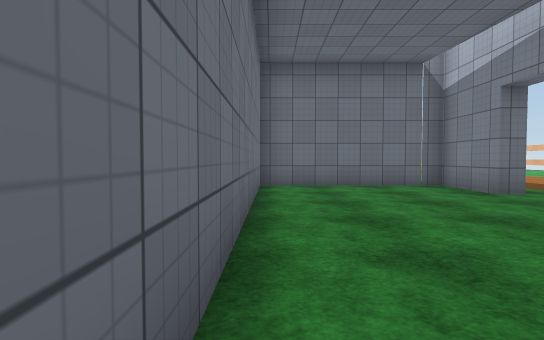
view 1 (above)

24 first-person views from a walk through a scene from a Unity 3-D project. The camera is 1.2 m above the floor, tilts 2° down and sees 80° across. Doors are open. The floor is counted in squares, 1.8 m on a side. Each view is taken from the middle of a square. On the plan, view 1 faces up. The plan holds only what a view shows up to about 10 squares ahead; the rest is blank. The place goes on beyond the plan. The player is left out. Surface patterns are stand-ins for the level's own textures.

view 2
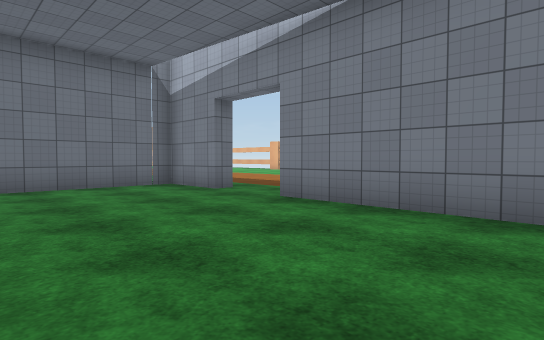

view 3
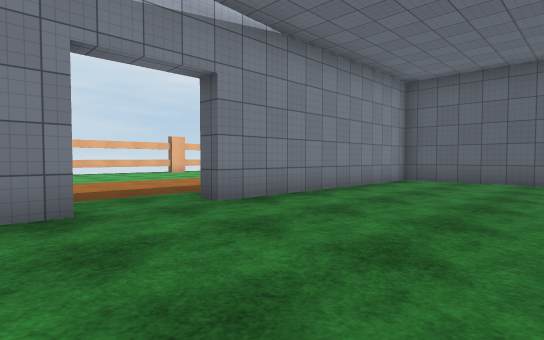

view 4
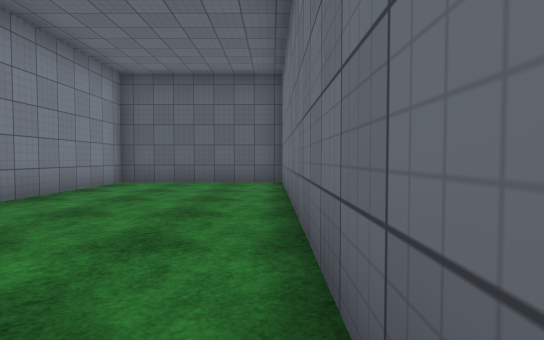

view 5
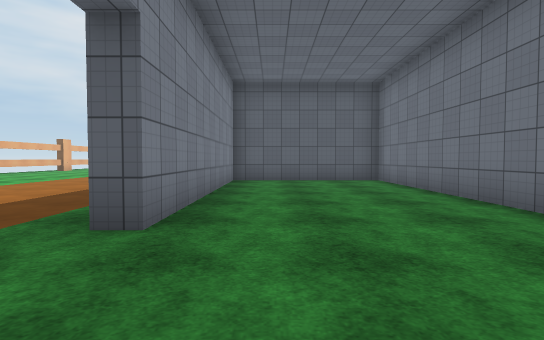

view 6
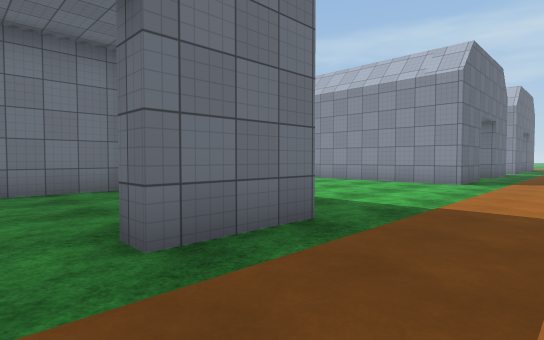

view 7
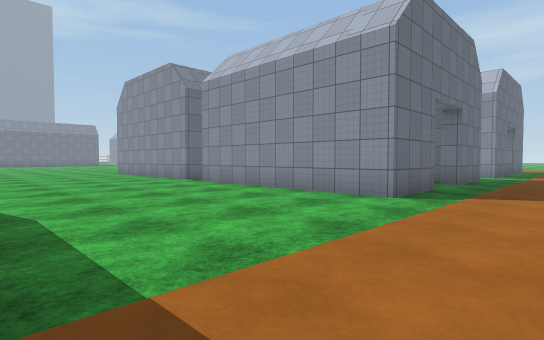

view 8
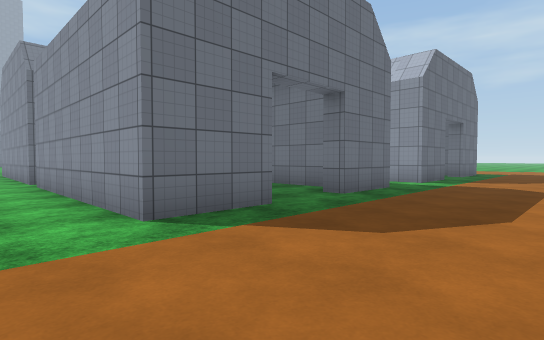

view 9
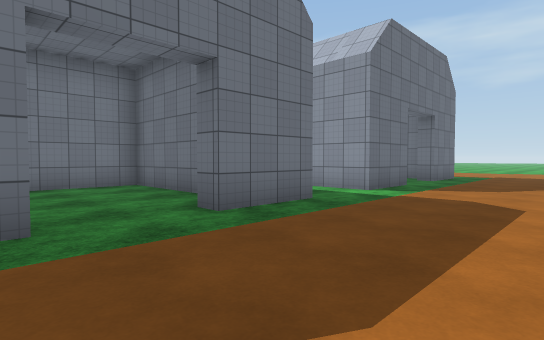

view 10
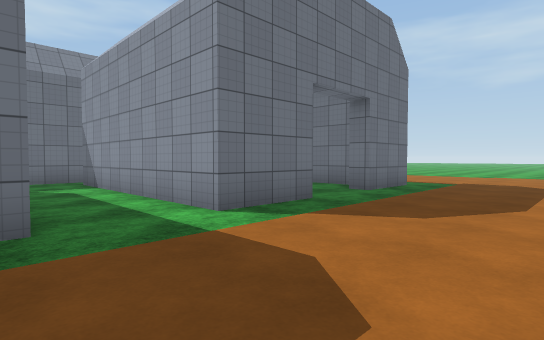

view 11
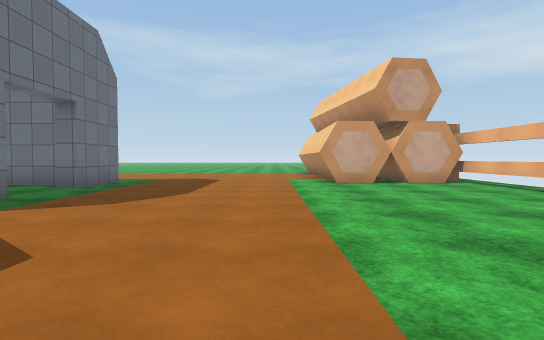

view 12
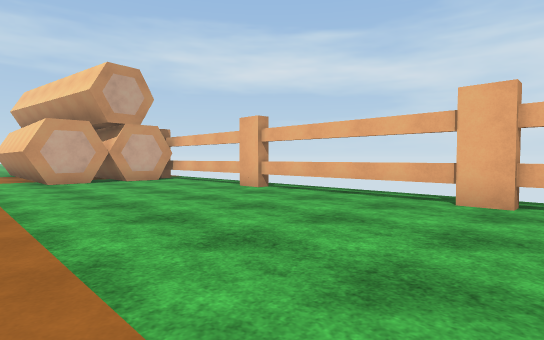

view 13
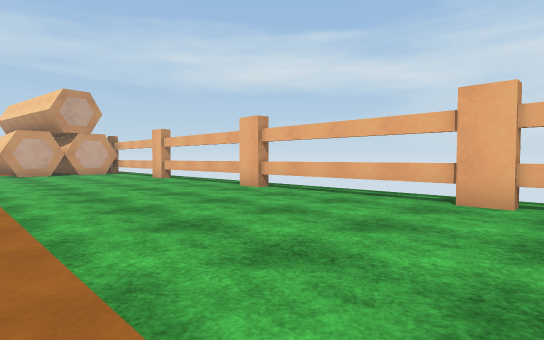

view 14
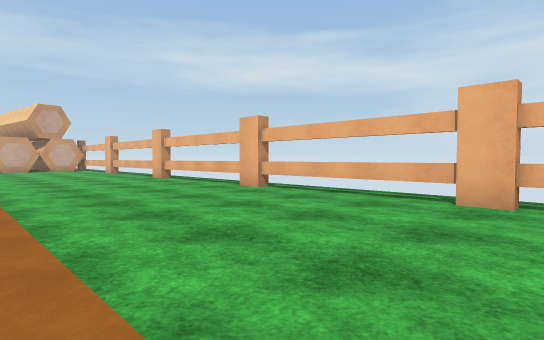

view 15
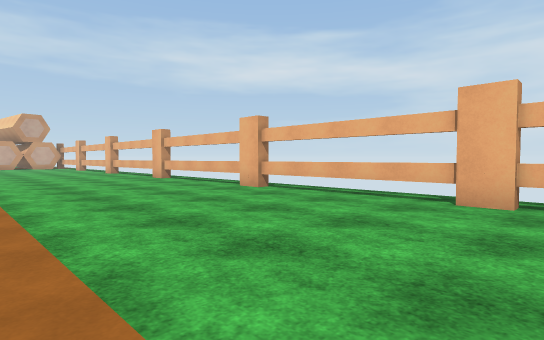

view 16
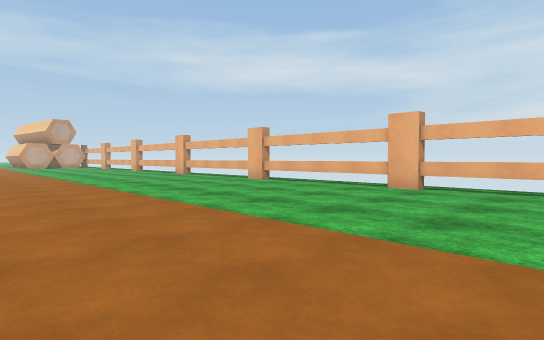

view 17
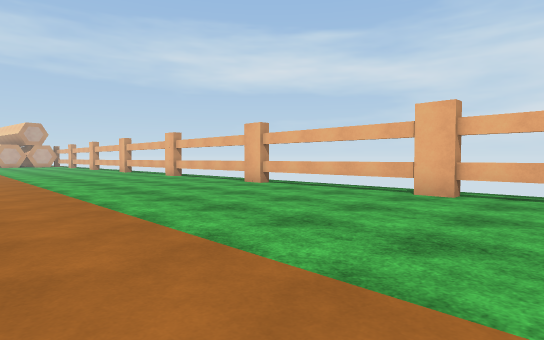

view 18
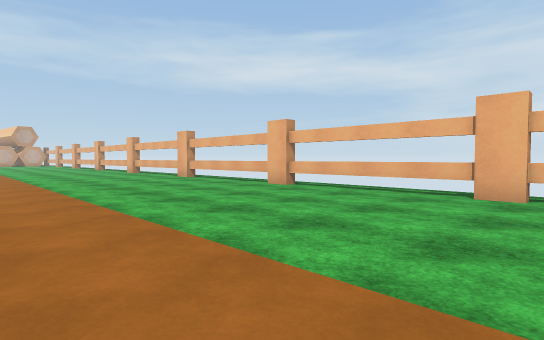

view 19
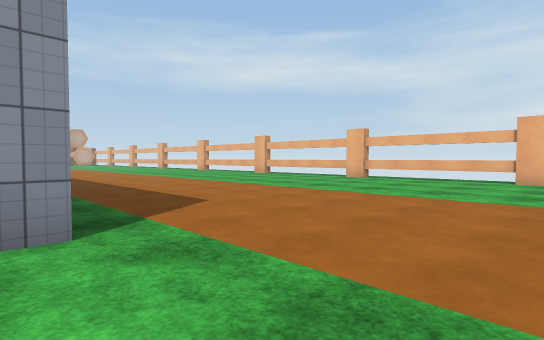

view 20
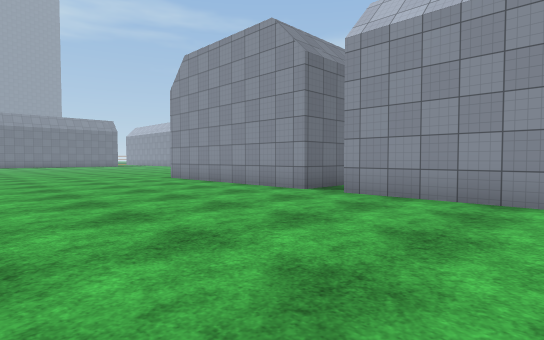

view 21
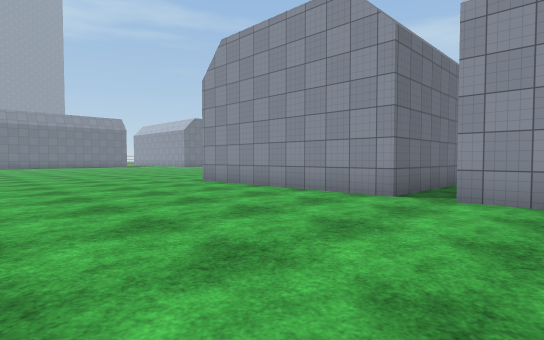

view 22
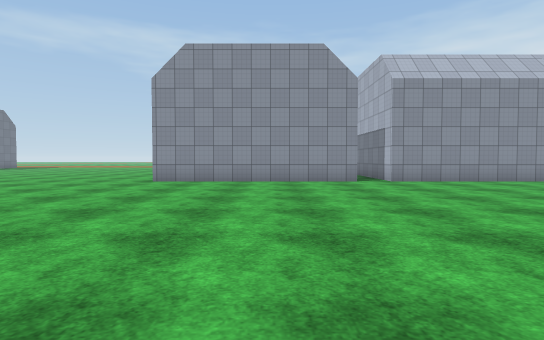

view 23
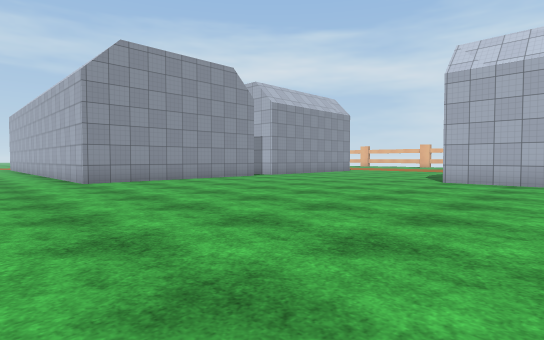

view 24
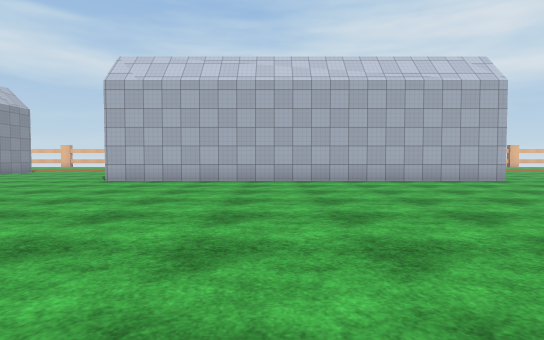

### Floor plan
Points are (right, up) in squares from view 1. A wall is a line through its corners. A room is listed if a view was taken in it or the views show most of it. See-through windows are left out.
Room 1 (views 1, 2, 3, 4, 5)
walls: (4.2, 6) (4.2, 8) (-0.4, 8); (-0.3, 7.6) (-0.3, -3) (4.2, -3) (4.2, 4)
ways out: open door at (4.5, 5) to room 2
Room 2 (views 6, 7, 8, 9, 10, 11, 12, 13, 14, 15, 16, 17, 18, 19, 20, 21, 22, 23, 24)
walls: (4.7, 8) (4.7, 6); (4.5, 16.6) (4.5, 14.5) (-1.5, 14.5) (-1.5, 15); (-2.5, 18.2) (-2.5, 14.5) (-8.5, 14.5) (-8.5, 16.7); (4.5, 20.6) (4.5, 18.5); (-2.5, 22.9) (-2.5, 21.5); (14.7, 13.7) (14.2, 13.7); (4.5, 24.6) (4.5, 22.5) (-1.5, 22.5); (14.8, 8.7) (14.2, 8.7); (14.7, 18.7) (14.2, 18.7); (14.7, 3.7) (14.2, 3.7); (4.8, -4) (4.3, -4); (-1.3, -4.1) (-1.3, 8); (4.5, 28.6) (4.5, 26.5); (10.4, 28) (10.4, 30.8); (14.7, -1.3) (14.2, -1.3); (14.4, 28) (10.5, 28); (14.4, -6.5) (14.4, 28.8)
low walls: (10.5, 28) (10.5, 30.5)
ways out: open door at (4.5, 5) to room 1; open door at (4.5, 17.5) to room 3; open door at (4.5, 25.5)
Room 3 (no view inside)
walls: (3.7, 19.5) (-0.5, 19.5) (-0.5, 17.1)
ways out: open door at (4.5, 17.5) to room 2

Where each view was taken, in squares from view 1:
view 1: 0 up, 0 right, facing up
view 2: 0 up, 0 right, facing up-right
view 3: 7 up, 0 right, facing down-right
view 4: 6 up, 0 right, facing down
view 5: 7 up, 3 right, facing down
view 6: 5 up, 7 right, facing up-left
view 7: 9 up, 7 right, facing up-left
view 8: 13 up, 8 right, facing up-left
view 9: 16 up, 8 right, facing up-left
view 10: 20 up, 8 right, facing up-left
view 11: 19 up, 9 right, facing up
view 12: 18 up, 9 right, facing up-right
view 13: 13 up, 9 right, facing up-right
view 14: 8 up, 9 right, facing up-right
view 15: 3 up, 9 right, facing up-right
view 16: 1 up, 7 right, facing up-right
view 17: 3 down, 8 right, facing up-right
view 18: 7 down, 8 right, facing up-right
view 19: 7 down, 4 right, facing up-right
view 20: 9 up, 2 right, facing up-left
view 21: 9 up, 0 right, facing up-left
view 22: 5 up, 5 left, facing up
view 23: 5 up, 11 left, facing up-right
view 24: 3 up, 11 left, facing right
